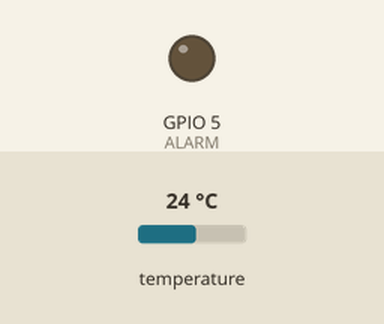
The sketch below on a simulated ESP8266 (NodeMCU). Parts: output pins drawn as LEDs (lit = HIGH). The test bench sets the inputs (shaded band); at power-on: temperature 24 °C. WiFi joins after 1.5 s; servers stay silent unless stated; what the sketch prints to the serial monitor is not drawn.

Above: at 2.7 s.
2.8 s: temperature set to 26.4 °C
5.9 s: temperature set to 27.5 °C
At 7.2 s:
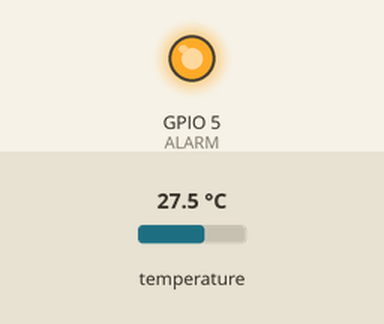
8.2 s: temperature set to 12 °C
At 9.9 s:
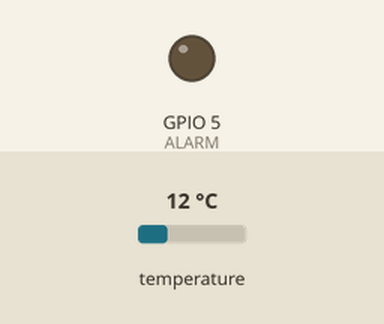
10.2 s: temperature set to 28 °C
At 11.4 s:
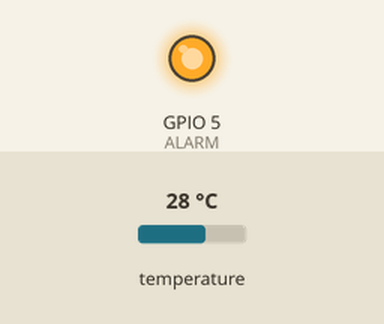
Timing chart, 0 to 13.2 s (numbered marks = the images above; inputs shaded):
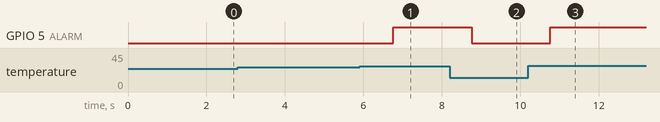

Measured:
- the behaviour switches between 27 and 27.1 °C on temperature (found by bisection; images 0 and 1)
- after the input at 2.8 s, every drawn part: stays the same
- after the input at 5.9 s, GPIO 5 (ALARM): LOW → HIGH after 0.86 s
- after the input at 8.2 s, GPIO 5 (ALARM): HIGH → LOW after 0.56 s
- after the input at 10.2 s, GPIO 5 (ALARM): LOW → HIGH after 0.56 s

The sketch:

DS18B20_monitor.ino
```cpp
#include <OneWire.h>
#include <DallasTemperature.h>
#include <ESP8266WiFi.h>
#include <ESP8266WebServer.h>

// Network credentials
const char* ssid = "Paula's Galaxy S20 FE 5G";
const char* password = "iurt5271";

// Server port
const int PORT = 80;

// Alarm GPIO
const int ALARM = 5;

// Temperature (celcius) to trigger LED and buzzer
const float celciusTemperatureLimit = 27.0;

// Web server
ESP8266WebServer server(PORT);

// The time between temperature readings
const int timeInterval = 2000;

// The time of the last temperature reading
int lastReadingTime = 0;

// The value of the last temperature reading in celcius
float lastCelciusTemperatureReading = -127.0;

// GPIO the sensor is connected to
const int oneWireBus = 4;

// OneWire instance to communicate with devices
OneWire oneWire(oneWireBus);

// Pass our oneWire reference to Dallas Temperature sensor
DallasTemperature sensors(&oneWire);

void handleRoot() {
  String html = R"rawliteral(
<!DOCTYPE html>
<html lang="en">
<head>
  <meta charset="UTF-8">
  <meta name="viewport" content="width=device-width, initial-scale=1.0">
  <title>ESP8266 Temperature Monitor</title>
  <style>
    body {
      font-family: 'Segoe UI', Tahoma, Geneva, Verdana, sans-serif;
      background-color: #f4f6f8;
      color: #333;
      display: flex;
      justify-content: center;
      align-items: center;
      height: 100vh;
      margin: 0;
      padding: 20px;
      box-sizing: border-box;
    }
    .card {
      background: white;
      padding: 30px 40px;
      border-radius: 12px;
      box-shadow: 0 8px 16px rgba(0,0,0,0.1);
      text-align: center;
      width: 100%;
      max-width: 400px;
    }
    h2 {
      margin-bottom: 20px;
      color: #0077cc;
      font-size: 1.8em;
    }
    #temp {
      font-size: 2.5em;
      font-weight: bold;
      color: #222;
    }
    .footer {
      margin-top: 15px;
      font-size: 0.9em;
      color: #888;
    }

    /* Mobile tweaks */
    @media (max-width: 600px) {
      .card {
        padding: 20px;
      }
      h2 {
        font-size: 1.5em;
      }
      #temp {
        font-size: 2em;
      }
    }
  </style>
</head>
<body>
  <div class="card">
    <h2>ESP8266 Temperature</h2>
    <p id="temp">--</p>
    <div class="footer">Updated every 2 seconds</div>
  </div>

  <script>
    setInterval(() => {
      fetch('/temperature')
        .then(res => res.json())
        .then((res) => {
          document.getElementById('temp').innerHTML = res.temp + ' °C';
        });
    }, 2000);
  </script>
</body>
</html>
)rawliteral";


  server.send(200, "text/html", html);
}

void handleTemperature() {
  String json = "{\"temp\":" + String(lastCelciusTemperatureReading) + "}";

  server.send(200, "application/json", json);
}

void setup() {
  // Start the Serial Monitor
  Serial.begin(115200);
  Serial.println();

  // Start the DS18B20 sensor
  Serial.println("Starting sensors...");
  sensors.begin();

  // Connect to WiFi
  Serial.println("Connecting to WiFi...");
  WiFi.begin(ssid, password);
  while (WiFi.status() != WL_CONNECTED) {
    delay(500);
  }

  Serial.println("Connected!");
  Serial.println("IP address: " + WiFi.localIP().toString());
  Serial.println("Port: " + String(PORT));

  // Server setup
  server.on("/", handleRoot);
  server.on("/temperature", handleTemperature);
  server.begin();

  // Set ALARM to output
  pinMode(ALARM, OUTPUT);
}

void loop() {
  // Update the temperature if needed
  unsigned long currentTime = millis();
  if (currentTime - lastReadingTime >= timeInterval) {
    sensors.requestTemperatures();
    lastCelciusTemperatureReading = sensors.getTempCByIndex(0);
    lastReadingTime = currentTime;

    if (lastCelciusTemperatureReading > celciusTemperatureLimit) {
      digitalWrite(ALARM, HIGH);
    }
    else {
      digitalWrite(ALARM, LOW);
    }
  }

  server.handleClient();
}
```
